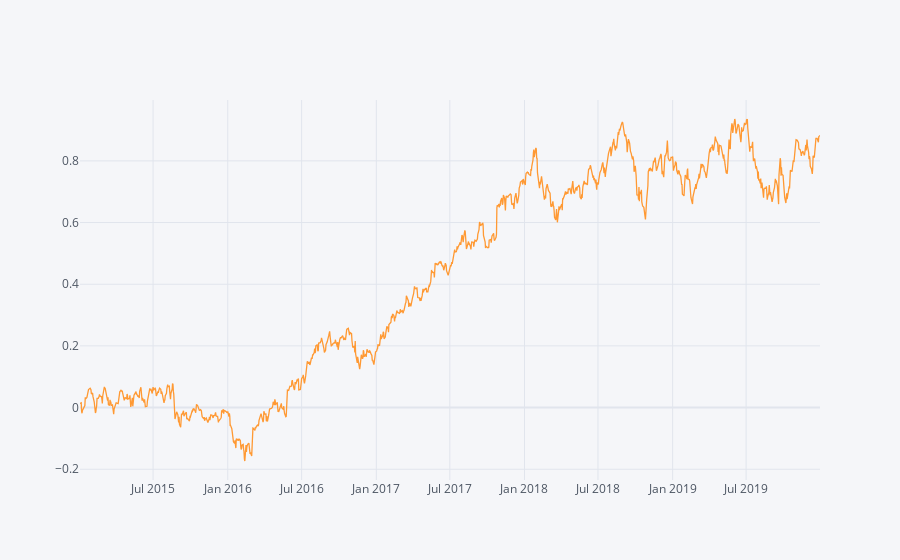

Notebook code cell kept with this figure:
### Markdown cell above
### Compute Portfolio Cumulative Returns

### Code cell
portfolio_cumulative_returns = (1 + portfolio_returns).cumprod() - 1

print('Total returns %.2f%%' % (portfolio_cumulative_returns[-1] * 100))

portfolio_cumulative_returns.iplot()

### Figure 1 — Plotly figure (JSON) as saved in the notebook; plotly's stock layout.template omitted (floating-point values rounded to 4 significant figures; data arrays with more than 128 entries replaced by an {"elided": "..."} marker saying what was removed)
{"data": [{"line": {"color": "rgba(255, 153, 51, 1.0)", "dash": "solid", "shape": "linear", "width": 1.3}, "mode": "lines", "name": "None", "text": "", "type": "scatter", "x": {"elided": "1227 str values"}, "y": {"elided": "1227 float values"}}], "layout": {"legend": {"bgcolor": "#F5F6F9", "font": {"color": "#4D5663"}}, "paper_bgcolor": "#F5F6F9", "plot_bgcolor": "#F5F6F9", "title": {"font": {"color": "#4D5663"}}, "xaxis": {"gridcolor": "#E1E5ED", "showgrid": true, "tickfont": {"color": "#4D5663"}, "title": {"font": {"color": "#4D5663"}, "text": ""}, "zerolinecolor": "#E1E5ED"}, "yaxis": {"gridcolor": "#E1E5ED", "showgrid": true, "tickfont": {"color": "#4D5663"}, "title": {"font": {"color": "#4D5663"}, "text": ""}, "zerolinecolor": "#E1E5ED"}}}
